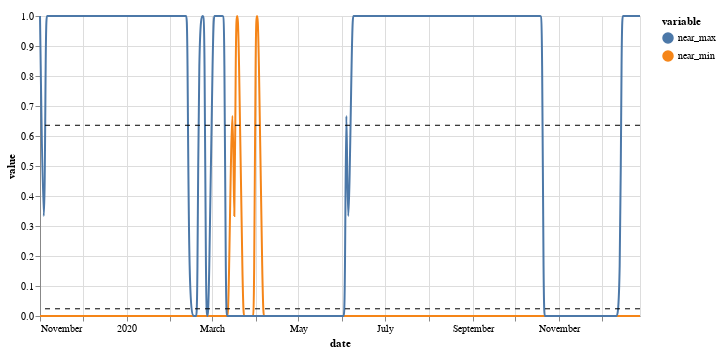

Notebook code cell kept with this figure:
### Code cell
# https://altair-viz.github.io/gallery/multiline_tooltip.html

import altair as alt
import pandas as pd

# Create a selection that chooses the nearest point & selects based on x-value
nearest = alt.selection(type='single', nearest=True, on='mouseover',
                        fields=['date'], empty='none')

# The basic line
line = alt.Chart(data_alt).mark_line(interpolate='basis').encode(
    x='date:T',
    y='value:Q',
#     color=alt.Color('color:N', scale = None)
    color='variable:N'
)

# Transparent selectors across the chart. This is what tells us
# the x-value of the cursor
selectors = alt.Chart(data_alt).mark_point().encode(
    x='date:T',
    opacity=alt.value(0),
).add_selection(
    nearest
)

# Draw points on the line, and highlight based on selection
points = line.mark_point().encode(
    opacity=alt.condition(nearest, alt.value(1), alt.value(0))
)

# Draw text labels near the points, and highlight based on selection
text = line.mark_text(align='left', dx=5, dy=-5).encode(
    text=alt.condition(nearest, 'value:Q', alt.value(' '))
)

# Draw a rule at the location of the selection
rules = alt.Chart(data_alt).mark_rule(color='gray').encode(
    x='date:T',
).transform_filter(
    nearest
)

# Horizontal average lines
avg_min = data_alt[data_alt['variable'] == 'near_min'].value.mean()
avg_max = data_alt[data_alt['variable'] == 'near_max'].value.mean()

line_avg_min = alt.Chart(pd.DataFrame({'value': [avg_min]})).mark_rule(strokeDash=[5,5]).encode(y='value')
line_avg_max = alt.Chart(pd.DataFrame({'value': [avg_max]})).mark_rule(strokeDash=[5,5]).encode(y='value')

# Put the five layers into a chart and bind the data
chart = alt.layer(
    line, selectors, points, rules, text, line_avg_min, line_avg_max
).properties(
    width=600, height=300
)


with alt.data_transformers.enable(max_rows=None):
    chart.display()
    #.save('chart.html', embed_options={'renderer':'svg'})

### Figure 1 — Vega-Lite specification as saved in the notebook (floating-point values rounded to 4 significant figures; data arrays with more than 128 entries replaced by an {"elided": "..."} marker saying what was removed)
{"config": {"view": {"continuousWidth": 400, "continuousHeight": 300}}, "layer": [{"data": {"name": "data-5ab5fc388c2967c989b09f1c8dd589f4"}, "mark": {"type": "line", "interpolate": "basis"}, "encoding": {"color": {"type": "nominal", "field": "variable"}, "x": {"type": "temporal", "field": "date"}, "y": {"type": "quantitative", "field": "value"}}}, {"data": {"name": "data-5ab5fc388c2967c989b09f1c8dd589f4"}, "mark": "point", "encoding": {"opacity": {"value": 0}, "x": {"type": "temporal", "field": "date"}}, "selection": {"selector001": {"type": "single", "nearest": true, "on": "mouseover", "fields": ["date"], "empty": "none"}}}, {"data": {"name": "data-5ab5fc388c2967c989b09f1c8dd589f4"}, "mark": "point", "encoding": {"color": {"type": "nominal", "field": "variable"}, "opacity": {"condition": {"value": 1, "selection": "selector001"}, "value": 0}, "x": {"type": "temporal", "field": "date"}, "y": {"type": "quantitative", "field": "value"}}}, {"data": {"name": "data-5ab5fc388c2967c989b09f1c8dd589f4"}, "mark": {"type": "rule", "color": "gray"}, "encoding": {"x": {"type": "temporal", "field": "date"}}, "transform": [{"filter": {"selection": "selector001"}}]}, {"data": {"name": "data-5ab5fc388c2967c989b09f1c8dd589f4"}, "mark": {"type": "text", "align": "left", "dx": 5, "dy": -5}, "encoding": {"color": {"type": "nominal", "field": "variable"}, "text": {"condition": {"type": "quantitative", "field": "value", "selection": "selector001"}, "value": " "}, "x": {"type": "temporal", "field": "date"}, "y": {"type": "quantitative", "field": "value"}}}, {"data": {"name": "data-54ce6dcf121f4c14d7d78e29b56b403a"}, "mark": {"type": "rule", "strokeDash": [5, 5]}, "encoding": {"y": {"type": "quantitative", "field": "value"}}}, {"data": {"name": "data-2fc0736198c15e1a8eef55c398557896"}, "mark": {"type": "rule", "strokeDash": [5, 5]}, "encoding": {"y": {"type": "quantitative", "field": "value"}}}], "height": 300, "width": 600, "$schema": "https://vega.github.io/schema/vega-lite/v4.8.1.json", "datasets": {"data-5ab5fc388c2967c989b09f1c8dd589f4": {"elided": "582 records"}, "data-54ce6dcf121f4c14d7d78e29b56b403a": [{"value": 0.02405}], "data-2fc0736198c15e1a8eef55c398557896": [{"value": 0.6357}]}}
